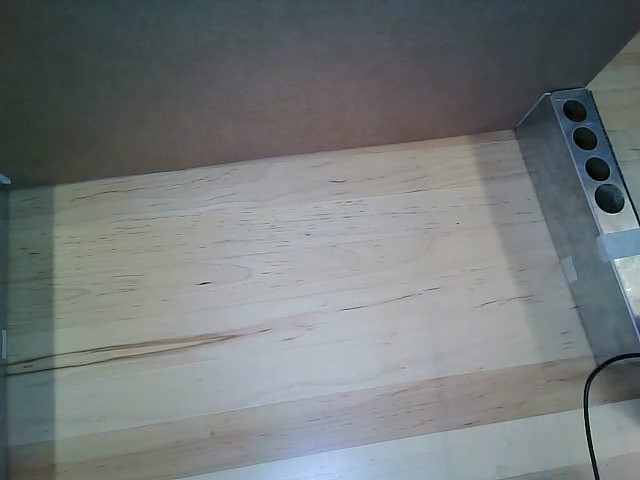
#> input picture file.jpg, 640 x 480 px, given in place of the camera
$ python StickerDetect4.py
#> lines starting #> are read from the running program, lines starting #| are printed output that depends on the picture; after the words box and inside, x2 and y2 are one past the last pixel; in counts of white or black regions, pixels touching at a corner belong together
import numpy as np
import cv2

cap = cv2.VideoCapture(1)

while(True):
    # Capture frame-by-frame
    ret, frame = cap.read()
#> frame is the input picture: shape (480, 640, 3); mean B, G, R 123.2, 122.2, 116.7
    img = frame
    img = cv2.cvtColor(img, cv2.COLOR_BGR2RGB)
    # create transparent overlay for bounding box
    np.zeros([480,640,4], dtype=np.uint8)
    copy = img.copy()
        # "scorching the image" so its more visible for sticker
    img = cv2.addWeighted(img, 3, img, 0, 0)
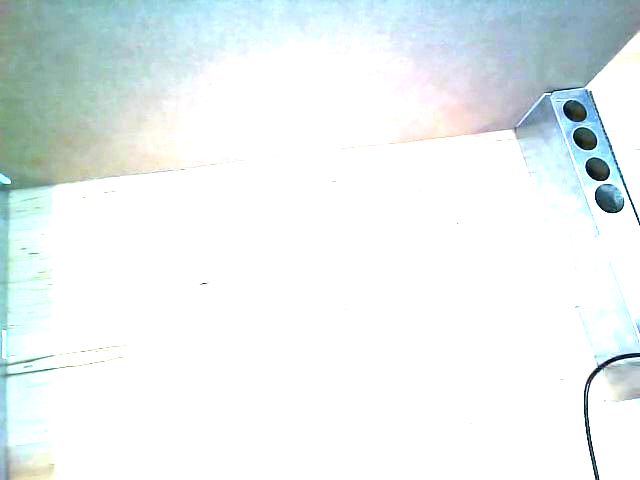
#> img: shape (480, 640, 3); mean R, G, B 233.4, 241, 241.5
    img_gry = cv2.cvtColor(img,cv2.COLOR_BGR2GRAY)
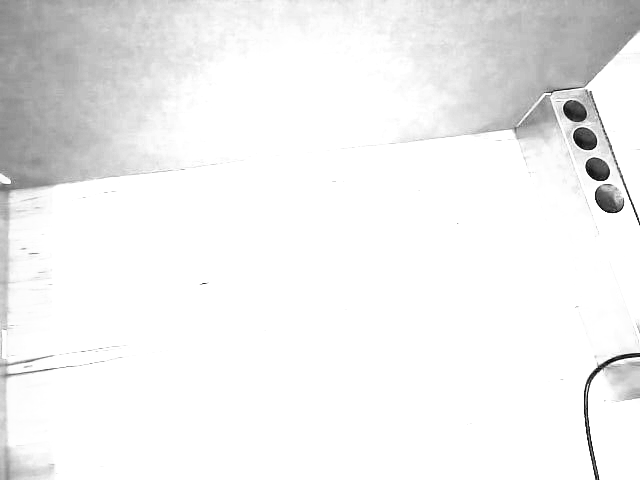
#> img_gry: shape (480, 640); min 4, max 255, mean 240.3
    #Do some image processing here. As an example, do point detection
    img = cv2.medianBlur(img,9)
    kernel = np.ones((5,5),np.float32)/25
    img = cv2.filter2D(img,-1,kernel)
    GreenLower = np.array([0])
    GreenUpper = np.array([60])
    img_mask = cv2.inRange(img_gry,GreenLower,GreenUpper)
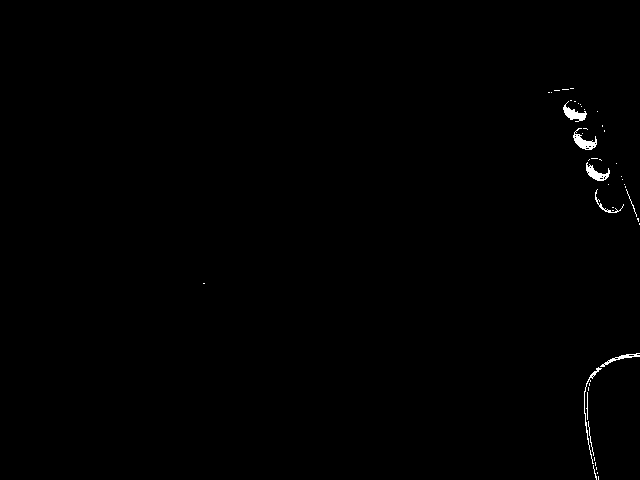
#> img_mask: shape (480, 640); 0.38% white; 47 white regions (38 under 20 px), largest, box (x1, y1, x2, y2) and area: (573, 128, 597, 150) 218, (563, 101, 587, 122) 203, (586, 162, 610, 181) 193

    img_edge = cv2.Canny(img_mask,900,1000)
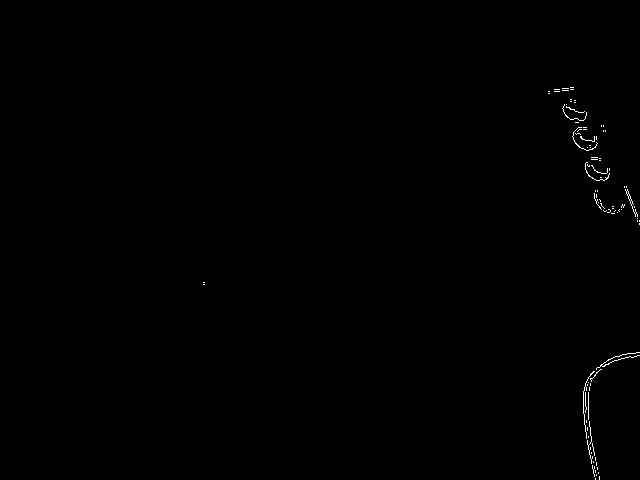
#> img_edge: shape (480, 640); 0.27% white in thin lines or dots, all inside (x1, y1, x2, y2) = (203, 87, 640, 480)


    ret, thresh = cv2.threshold(img_edge, 200, 255, 0)
    contours, hierarchy = cv2.findContours(thresh, cv2.RETR_TREE, cv2.CHAIN_APPROX_SIMPLE)
#> contours = 97 contours, 96 with area under 20; largest, box (x1, y1, x2, y2) and area: (625, 189, 638, 217) 30


    for i in contours:
      M = cv2.moments(i)
      if M['m00'] != 0:
          cx = int(M['m10']/M['m00'])
          cy = int(M['m01']/M['m00'])
          (x,y,w,h) = cv2.boundingRect(i)
          copymask = img_mask[y:y+h, x:x+w]
          ratio = cv2.countNonZero(copymask)/copymask.size
          #cv2.drawContours(frame, [i], -1, (255, 255, 255), 2)
          if(w/h < 1.9 and w/h > 0.98 and w < 35):
            if(ratio > 0.66 and w*h < 700 and w*h > 200):
              cv2.rectangle(frame, (x,y), (x+w,y+h), (255, 255, 0), 2)
              cv2.putText(frame, "empty", (cx - 50, cy - 10),
                      cv2.FONT_HERSHEY_SIMPLEX, 0.5, (0, 0, 0), 1)
            elif (ratio < 0.9 and ratio > 0.3 and w > 15 and h > 15 and w*h >= 700):
              cv2.rectangle(frame, (x,y), (x+w,y+h), (0, 255, 0), 2)
              cv2.putText(frame, "Placed", (cx - 50, cy - 10),
                      cv2.FONT_HERSHEY_SIMPLEX, 0.5, (0, 0, 0), 1)
          elif(w/h < 0.8  and w/h > 0.2 and ratio > 0.5 and ratio < 0.8 and w > 10 and h > 10 and w < 20 and h < 45):#side hole special case
              cv2.rectangle(frame, (x,y), (x+w,y+h), (255, 255, 0), 2)
              cv2.putText(frame, "side hole", (x + 20, y - 10),
                      cv2.FONT_HERSHEY_SIMPLEX, 0.5, (0, 0, 0), 2)
          elif(w/h < 0.8  and w/h > 0.2 and ratio > 0.3 and ratio < 0.9 and w > 10 and h > 20 and w < 20 and h < 45):#side hole special case
              cv2.rectangle(frame, (x,y), (x+w,y+h), (0, 255, 0), 2)
              cv2.putText(frame, "side hole", (x - 20, y - 20),
                      cv2.FONT_HERSHEY_SIMPLEX, 0.5, (0, 0, 0), 2)
          elif(w*h > 1000 and ratio > 0.5 and ratio < 0.8 and w > 10 and h > 10):
              cv2.rectangle(frame, (x,y), (x+w,y+h), (255, 0, 0), 2)
              cv2.putText(frame, "misplaced", (x - 20, y - 20),
                      cv2.FONT_HERSHEY_SIMPLEX, 0.5, (0, 0, 0), 2)
#> this loop made 97 passes
#> (cx, cy, x, y, w, h, copymask, ratio) on passes 51, 53, 55, 62: (635, 212, 634, 211, 3, 4, [[255, 0, 0], [0, 255, 0], [0, 255, 0], [0, 0, 255]], 0.333), (630, 199, 629, 198, 3, 4, [[255, 0, 0], [0, 255, 0], [0, 255, 0], [0, 0, 255]], 0.333), (628, 194, 627, 193, 3, 4, [[255, 0, 0], [0, 255, 0], [0, 255, 0], [0, 0, 255]], 0.333), (588, 165, 587, 164, 3, 3, [[0, 0, 255], [255, 0, 0], [255, 0, 255]], 0.444)
#> (cx, cy, x, y, w, h, ratio) on passes 23, 24, 25, 43, 47, 50: (591, 372, 583, 371, 12, 68, 0.186), (593, 375, 590, 369, 12, 13, 0.244), (604, 363, 596, 352, 44, 18, 0.172), (600, 203, 600, 203, 5, 6, 0.433), (599, 207, 594, 193, 8, 17, 0.25), (629, 199, 625, 189, 13, 28, 0.0824)
    # Display the resulting frame
    cv2.imshow('frame',frame)
    cv2.imshow('img',img)
    cv2.imshow('img_edge', img_edge)
    cv2.imshow('img_mask', img_mask)
    if cv2.waitKey(20) & 0xFF == ord('q'):
#> (key q is pressed here)
        break

# When everything done, release the capture
cap.release()
cv2.destroyAllWindows()
